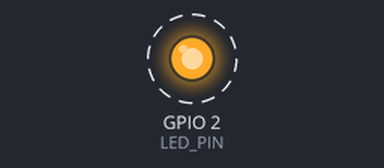
A program run on a simulated ESP32. Parts: output pins drawn as LEDs (lit = HIGH). Dashed ring = blinking. What the program prints to the serial monitor is not drawn.

Above: at 1.5 s.
Timing chart, 0 to 5.6 s (numbered marks = the images above):
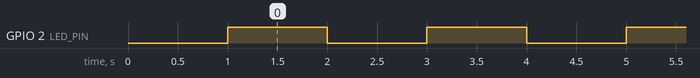

Measured:
- by itself, GPIO 2 (LED_PIN): alternates HIGH for 1.0 s and LOW for 1.0 s

The program:

main.cpp
```cpp
/**
 * Project: 01_hello_world
 * Description: Basic Serial communication and LED blink test for ESP32.
 * Author: Henri
 */

 #include <Arduino.h>

 // Most ESP32 dev boards have a built-in LED on GPIO 2
 #define LED_PIN 2

 void setup() {
     // Initialize serial communication at 115200 baud rate
     Serial.begin(115200);
     delay(1000);

     Serial.println("\n--- ESP32 Initialized Successfully ---");
     pinMode(LED_PIN, OUTPUT);
 }

 void loop() {
     Serial.println("Hello World from ESP32-E!");

     // Blink the built-in LED
     digitalWrite(LED_PIN, HIGH);
     delay(1000);
     digitalWrite(LED_PIN, LOW);
     delay(1000);
 }
```
